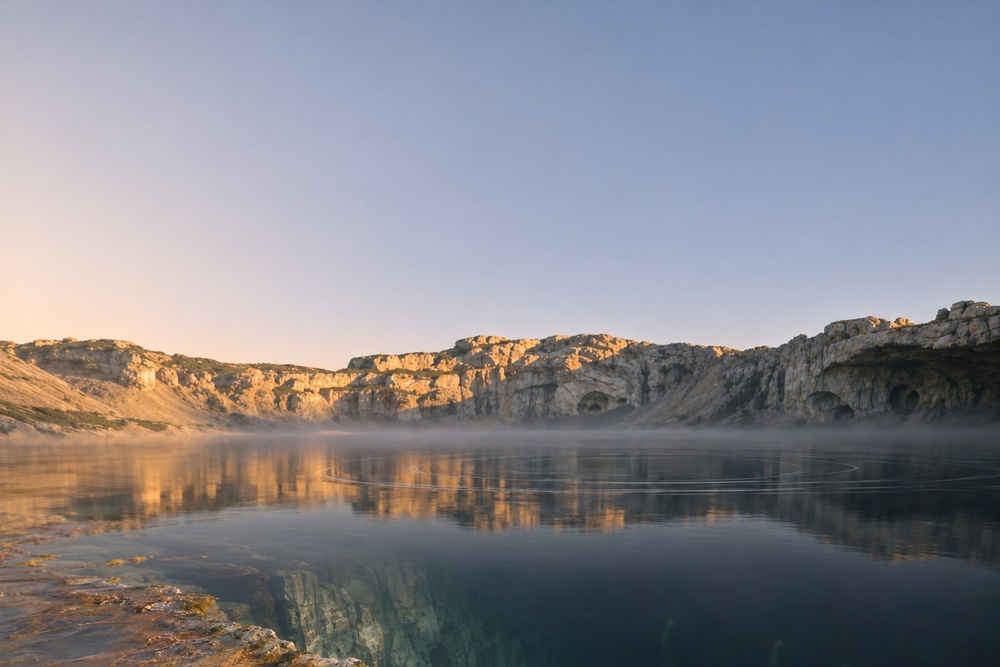
#> input picture assets-src/eye/far-edge/base-t1.jpg, 1000 x 667 px, shrunk from 1536 x 1024 before the run
$ python f2_merge.py ../../../../assets-src/eye/far-edge/base-t1.jpg ../../../../assets-src/eye/far-edge/w0-t1.jpg ../../../../assets-src/eye/far-edge/w0-t1.jpg out.png
#> lines starting #> are read from the running program, lines starting #| are printed output that depends on the picture
#!/usr/bin/env python3
"""Frame 2 after the head warp: keep the head from the direct drawing (pixel-identical to the tested frame 2) and take the
sea, the throat and the corners from the re-photographed plate, joined along the coast of the head with a soft edge.
usage: f2_merge.py <direct.png> <direct-headmask.png> <graded plate.png> <out.png>"""
import sys, cv2, numpy as np
d = cv2.imread(sys.argv[1]).astype(np.float32); m = (cv2.imread(sys.argv[2], 0) > 0).astype(np.uint8); p = cv2.imread(sys.argv[3]).astype(np.float32)
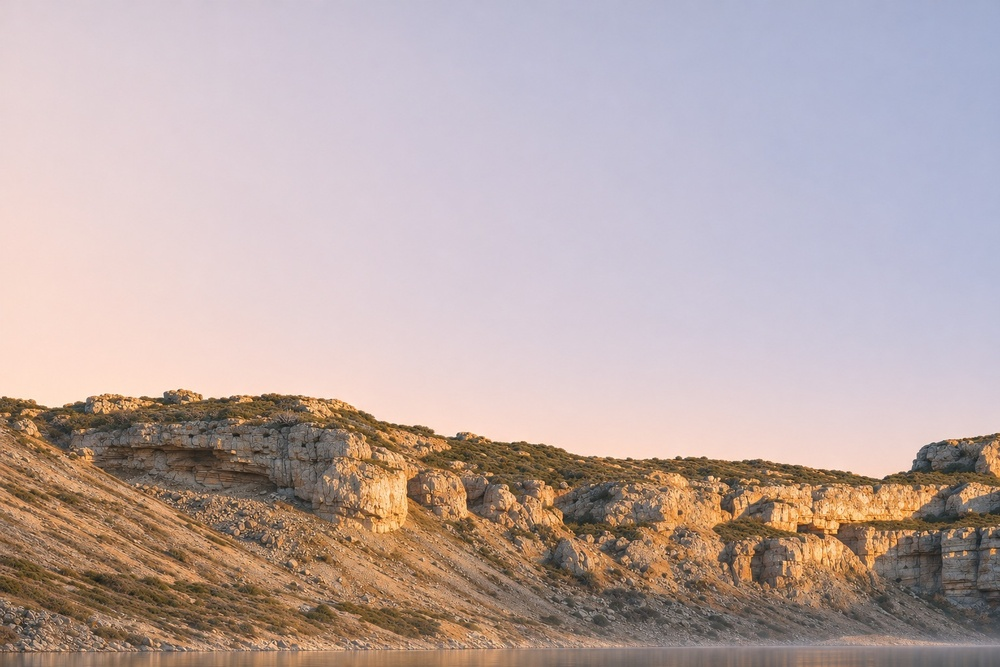
#> input picture assets-src/eye/far-edge/w0-t1.jpg, 1000 x 667 px, shrunk from 1536 x 1024 before the run
#> after `m = (cv2.imread(sys.argv[2], 0) > 0).astype(np.uint8)`: m: shape (667, 1000); every value is 1
m = cv2.erode(m, cv2.getStructuringElement(cv2.MORPH_ELLIPSE, (17, 17))).astype(np.float32); m = cv2.GaussianBlur(m, (0, 0), 7.0)[..., None]
#> after `m = cv2.erode(m, cv2.getStructuringElement(cv2.MORPH_ELLIPSE, (17, 17)`: m: shape (667, 1000) float32; every value is 1
o = d * m + p * (1 - m); cv2.imwrite(sys.argv[4], np.clip(o + 0.5, 0, 255).astype(np.uint8))
band = (m[..., 0] > 0.05) & (m[..., 0] < 0.95); df = np.abs(d - p).mean(axis=2)
#> after `band = (m[..., 0] > 0.05) & (m[..., 0] < 0.95)`: band: shape (667, 1000) bool; every value is 0
#> after `df = np.abs(d - p).mean(axis=2)`:
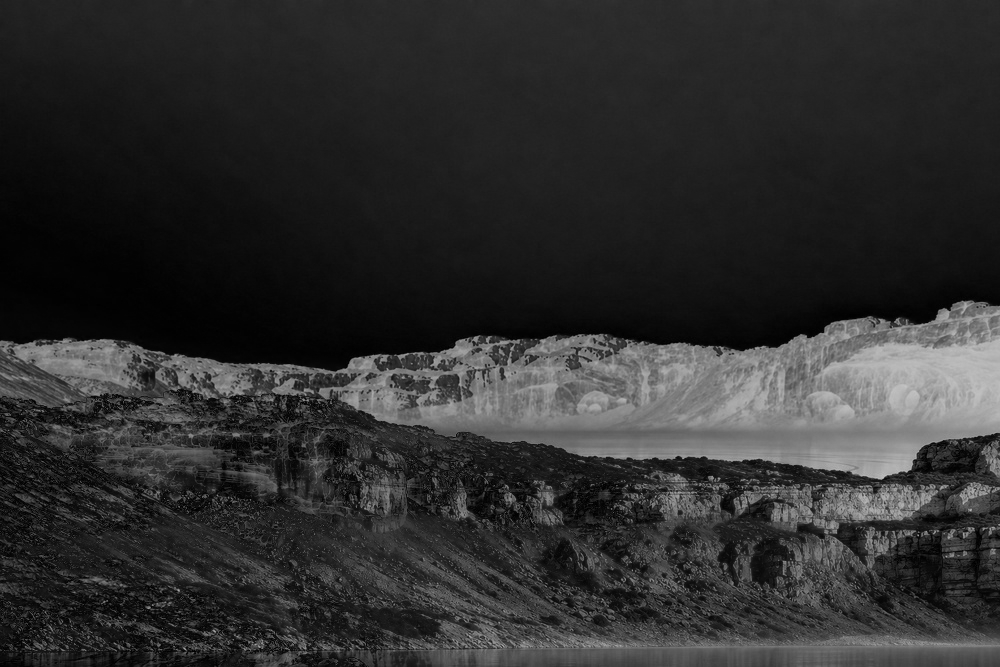
#> df: shape (667, 1000) float32; min 0, max 197.3, mean 46.6
print('direct vs plate: mean abs %.2f in the join band, %.2f inside the head (0-255); head kept from the direct drawing: %.1f%% of the frame' % (df[band].mean(), df[m[..., 0] > 0.95].mean(), (m[..., 0] > 0.5).mean() * 100))
#| direct vs plate: mean abs nan in the join band, 46.62 inside the head (0-255); head kept from the direct drawing: 100.0% of the frame
